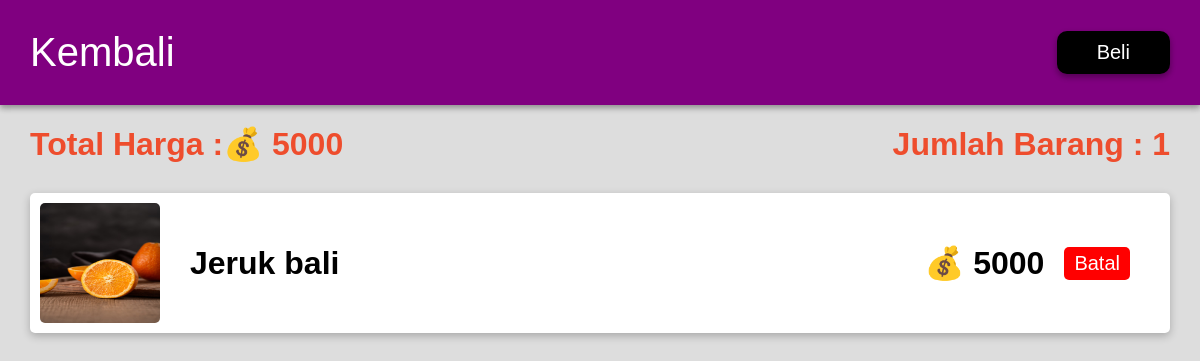
/keranjang.php (signed in), run on the app's committed database.
### tables this page shows
CREATE TABLE `keranjang` (
  `id_produk` int(11) DEFAULT NULL,
  `user` varchar(50) DEFAULT NULL
);

CREATE TABLE `produk` (
  `id` int(11) NOT NULL,
  `produk` varchar(50) DEFAULT NULL,
  `keterangan` varchar(200) DEFAULT NULL,
  `harga` int(11) DEFAULT NULL,
  `img` varchar(50) DEFAULT NULL,
  `kategori` varchar(50) DEFAULT NULL
);

### fungsi.php (called while the page is built, shortened)
<?php
$conn = mysqli_connect('localhost','root','','shop');
function ambil($query){
    global $conn;
    $result = mysqli_query($conn,$query);
    $rows = [];
    while($row = mysqli_fetch_assoc($result) ){
        $rows[] = $row;
    }
    return $rows;
}
?>

### keranjang.php (the view, shortened to what this page needs)
<?php
require 'fungsi.php';
$id_user = $_SESSION["user"];
$user = ambil("SELECT * FROM user WHERE id = '$id_user' ")[0];
$user_name = $user["nama"];
$keranjang = ambil("SELECT * FROM produk INNER JOIN keranjang ON keranjang.id_produk = produk.id WHERE keranjang.user = '$user_name' ");
$totalHarga =
ambil("SELECT SUM(harga),COUNT(produk) FROM produk INNER JOIN keranjang ON keranjang.id_produk = produk.id WHERE keranjang.user = '$user_name' ")[0];
?>
<!DOCTYPE html>
<html lang="en">
<head>
    <link rel="stylesheet" href="css/keranjang.css">
</head>
<body>
<div class="navbar">
        <a href="profil.php" class="kembali"><h1>Kembali</h1></a>
        <ul>
            <?php if($_SESSION["login"] === true) : ?>
                <li class="beli"><a href="Beli.php">Beli</a></li>
            <?php endif ; ?>
        </ul>
</div>
        <div class="data">
            <h1 class="totalHarga">Total Harga :💰 <?= $totalHarga["SUM(harga)"] ?></h1>
            <h1 class="totalHarga">Jumlah Barang : <?= $totalHarga["COUNT(produk)"] ?> </h1>
        </div>
        <ul><form action="" method="post">
            <?php foreach($keranjang as $keranjangnya) : ?>
            <li>
                <a href="produk.php?id=<?= $keranjangnya["id_produk"] ?>" >
                <div class="produk">
                     <div class="kiri">
                        <img src="img/<?= $keranjangnya["img"] ?>" alt="gambar">
                        <h1><?= $keranjangnya["produk"] ?></h1>
                     </div>
                    <div class="kanan">
                        <h1>💰 <?= $keranjangnya["harga"] ?></h1>
                        <a class="hapus" href="hapusKeranjang.php?id_produk=<?= $keranjangnya["id_produk"] ?>">Batal</a>
                    </div>
                </div>
               </a>
            </li>
            <?php endforeach ; ?>
            </form>
        </ul>

### css/keranjang.css (style rules this page uses)
* { margin: 0; padding: 0; }
body { font-family: sans-serif; background-color: #ddd; }
li { list-style: none; }
a { text-decoration: none; color: black; }
img { border-radius: 5px 5px 0 0; width: 200px; height: 200px; }
a.kembali h1 { color: white; }
a h1 { color: black; }
.navbar { display: flex; padding: 30px; background-color: purple; box-shadow: rgba(0, 0, 0, 0.16) 0px 3px 6px, rgba(0, 0, 0, 0.23) 0px 3px 6px; align-items: center; justify-content: space-between; color: #ee4d2d; }
.navbar h1 { font-weight: 100; }
.navbar ul li.beli { background-color: black; box-sizing: border-box; border-radius: 10px; box-shadow: rgba(0, 0, 0, 0.16) 0px 3px 6px, rgba(0, 0, 0, 0.23) 0px 3px 6px; padding: 10px 40px 10px 40px; }
.navbar a { color: white; font-size: 20px; }
.data { display: flex; justify-content: space-between; align-items: center; }
.data .totalHarga { color: #ee4d2d; margin: 0px 30px; margin-top: 20px; }
.produk { margin: 30px; padding: 10px; display: flex; align-items: center; justify-content: space-between; background-color: white; border-radius: 5px; box-shadow: rgba(0, 0, 0, 0.24) 0px 3px 8px; color: #ee4d2d; }
.produk .kiri { display: flex; align-items: center; }
.produk .kiri img { margin-right: 30px; width: 120px; height: 120px; border-radius: 5px; }
.produk .kanan { display: flex; align-items: center; margin-right: 30px; }
.produk .kanan a.hapus { font-size: 20px; color:white; margin-left: 20px; padding: 5px 10px 5px 10px; background-color: red; border-radius: 5px; }

### data on the page
keranjang: id_produk.img (picture), id_produk.produk "Jeruk bali", id_produk.harga "5000"

### other printed values
$totalHarga["SUM(harga)"] "5000"
$totalHarga["COUNT(produk)"] "1"
